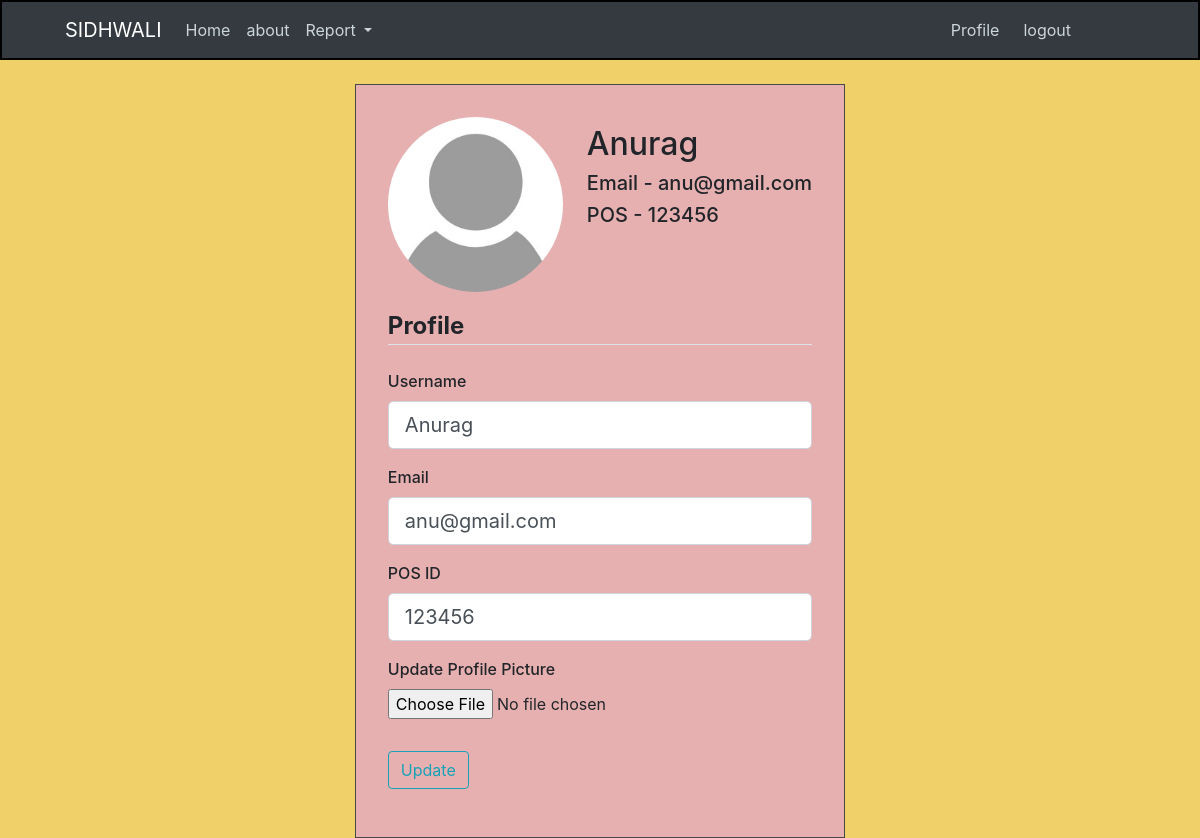
The page /profile (signed in) on the database its author committed.
### crm/models.py (models this page shows, shortened)
class User(db.Model, UserMixin):
    id = db.Column(db.Integer, primary_key=True)
    username = db.Column(db.String(20), unique=True, nullable=False)
    email = db.Column(db.String(120), unique=True, nullable=False)
    image_file = db.Column(db.String(20), nullable=False, default="default.jpeg")
    password = db.Column(db.String(20), nullable=False)
    pos_id = db.Column(db.Integer, unique=True, nullable=False)
    hisaab = db.relationship("Hisaab", backref="fos", lazy=True)

### crm/routes.py (the view)
@app.route("/profile", methods=["GET", "POST"])
@login_required
def profile():
    form = UpdateProfileForm()
    if form.validate_on_submit():
        if form.picture.data:
            picture_file = save_picture(form.picture.data)
            current_user.image_file = picture_file
        current_user.username = form.username.data
        current_user.email = form.email.data
        current_user.pos_id = form.pos_id.data
        db.session.commit()
        flash("Your profile has been updated", "success")
        return redirect(url_for("profile"))
    elif request.method == "GET":
        form.username.data = current_user.username
        form.email.data = current_user.email
        form.pos_id.data = current_user.pos_id
    image_file = url_for("static", filename="profile_pics/" + current_user.image_file)
    return render_template(
        "profile.html", title="Profile", image_file=image_file, form=form
    )

### crm/forms.py (shortened to what this page needs)
class UpdateProfileForm(FlaskForm):
    username = StringField(
        "Username", validators=[DataRequired(), Length(min=2, max=20)]
    )
    email = StringField("Email", validators=[DataRequired(), email()])
    pos_id = IntegerField("POS ID", validators=[DataRequired()])
    picture = FileField(
        "Update Profile Picture", validators=[FileAllowed(["jpg", "jpeg", "png"])]
    )
    submit = SubmitField("Update")

### crm/models.py (called while the page is built)
@login_manager.user_loader
def load_user(user_id):
    return User.query.get(int(user_id))

### crm/templates/profile.html (shortened to what this page needs)
{% extends "index.html" %}
{% block content  %}
<div class="d-flex justify-content-center">
   <div class="content-section mt-4">
      <div class="media">
         <img class="rounded-circle account-img mr-4" src="{{ image_file }}">
         <div class="media-body mt-2">
            <h2 class="mt-0">{{ current_user.username }}</h2>
            <h5 class="mt-0">Email - {{ current_user.email }}</h5>
            <h5 class="mt-0">POS - {{ current_user.pos_id }}</h5>
         </div>
      </div>
      <div>
         <form method="POST" action="" enctype="multipart/form-data">
            <fieldset class="form-group">
               <legend class="border-bottom mb-4"><strong>Profile</strong></legend>
               <div class="form-group">
                  {{ form.username.label(class="form-control-label") }}
                  {% if form.username.errors %}
                  {{ form.username(class="form-control form-control-lg is-invalid") }}
                  <div class="invalid-feedback">
                     {% for error in form.username.errors%}
                     <span>{{ error }}</span>
                     {% endfor %}
                  </div>
                  {% else %}
                  {{ form.username(class="form-control form-control-lg") }}
                  {% endif %}
               </div>
               <div class="form-group">
                  {{ form.email.label(class="form-control-label") }}
                  {% if form.email.errors %}
                  {{ form.email(class="form-control form-control-lg is-invalid") }}
                  <div class="invalid-feedback">
                     {% for error in form.email.errors%}
                     <span>{{ error }}</span>
                     {% endfor %}
                  </div>
                  {% else %}
                  {{ form.email(class="form-control form-control-lg") }}
                  {% endif %}
               </div>
               <div class="form-group">
                  {{ form.pos_id.label(class="form-control-label") }}
                  {% if form.pos_id.errors %}
                  {{ form.pos_id(class="form-control form-control-lg is-invalid") }}
                  <div class="invalid-feedback">
                     {% for error in form.pos_id.errors%}
                     <span>{{ error }}</span>
                     {% endfor %}
                  </div>
                  {% else %}
                  {{ form.pos_id(class="form-control form-control-lg") }}
                  {% endif %}
               </div>
               <div class="form-group">
                  {{ form.picture.label() }}
                  {{ form.picture(class="form-control-file") }}
               </div>
            </fieldset>
            <div class="form-group">
               {{ form.submit(class="btn btn-outline-info") }}
            </div>
         </form>
      </div>
   </div>
</div>
{% endblock content %}

### crm/static/main.css (style rules this page uses)
body { background-color: rgb(240, 208, 104); }
.content-section { background-color: rgb(231, 176, 176); border: .5px solid rgb(73, 72, 72); padding: 2rem; font-weight: 500; }
.account-img { height: 175px; width: 175px; margin-right: 20px; margin-bottom: 16px; }

### rows shown on the page
User: username "Anurag", email "anu@gmail.com", pos_id "123456"
